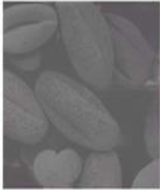
#> input picture codes/ex1_1.png, 160 x 190 px, shrunk from 195 x 232 before the run
$ python Exp-7.py
#> lines starting #> are read from the running program, lines starting #| are printed output that depends on the picture; after the words box and inside, x2 and y2 are one past the last pixel; in counts of white or black regions, pixels touching at a corner belong together
import cv2
import numpy as np

# List of image filenames
image_filenames = ['ex1_1.png', 'ex1_2.png', 'ex1_3.png', 'ex1_4.png', 'ex1_5.png']

# Function to perform image negation
def image_negation(input_image):
    return 255 - input_image

# Function to perform image thresholding
def image_thresholding(input_image, threshold_value=127):
    _, thresholded_image = cv2.threshold(input_image, threshold_value, 255, cv2.THRESH_BINARY)
    return thresholded_image

# Function to perform image gamma correction
def image_gamma_correction(input_image, gamma=0.6):
    # Normalize, apply gamma, then scale back to [0,255]
    normalized = input_image / 255.0
    gamma_corrected = np.power(normalized, gamma) * 255.0
    return np.uint8(gamma_corrected)

# Loop through all images and apply operations
for i, filename in enumerate(image_filenames, start=1):
    image = cv2.imread(filename, cv2.IMREAD_GRAYSCALE)
#> image: shape (190, 160); min 81, max 255, mean 111.4

    if image is None:
        print(f"Error: Could not open or find the image '{filename}'")
        continue

    # Apply operations
    negated = image_negation(image)
#> in image_negation, `return 255 - input_image`:
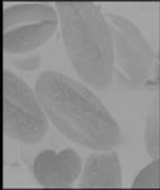
#> returned value: shape (190, 160); min 0, max 174, mean 143.6
    thresholded = image_thresholding(image)
#> in image_thresholding, `_, thresholded_image = cv2.threshold(input_image, threshold_value, 255..`:
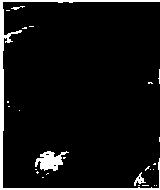
#> thresholded_image: shape (190, 160); 6.5% white; 26 white regions (22 under 20 px), largest, box (x1, y1, x2, y2) and area: (0, 0, 160, 190) 1426, (35, 151, 69, 171) 376, (134, 172, 146, 186) 64, (11, 6, 25, 10) 24
    gamma_corrected = image_gamma_correction(image)
#> in image_gamma_correction, `gamma_corrected = np.power(normalized, gamma) * 255.0`:
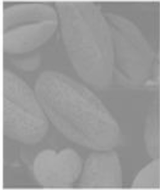
#> gamma_corrected: shape (190, 160) float64; min 128.1, max 255, mean 154.5

    # Display the results
    cv2.imshow(f'Original Image {i}', image)
    cv2.imshow(f'Negated Image {i}', negated)
    cv2.imshow(f'Thresholded Image {i}', thresholded)
    cv2.imshow(f'Gamma Corrected Image {i}', gamma_corrected)
#> pass 2 of the loop `for i, filename in enumerate(image_filenames, start=1):`:
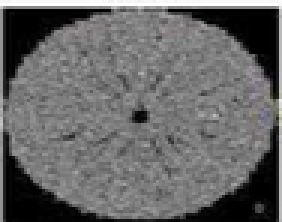
#> input picture codes/ex1_2.png, 94 x 74 px, shrunk from 114 x 90 before the run (shown 3 times larger)
#> image: shape (74, 94)
#> in image_thresholding (call 2), `_, thresholded_image = cv2.threshold(input_image, threshold_value, 255..`:
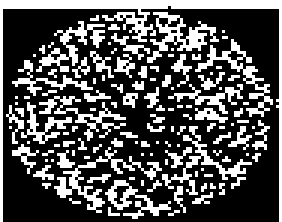
#> thresholded_image: shape (74, 94) (shown 3 times larger); 32.1% white in thin lines or dots
#> normalized: shape (74, 94) float64
#> in image_gamma_correction (call 2), `gamma_corrected = np.power(normalized, gamma) * 255.0`:
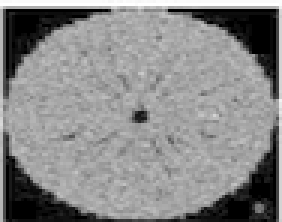
#> gamma_corrected: shape (74, 94) float64 (shown 3 times larger); min 0, max 255, mean 136.5
#> pass 3 of the loop `for i, filename in enumerate(image_filenames, start=1):`:
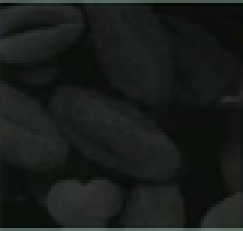
#> input picture codes/ex1_3.png, 81 x 77 px, shrunk from 99 x 94 before the run (shown 3 times larger)
#> image: shape (77, 81)
#> in image_negation (call 3), `return 255 - input_image`:
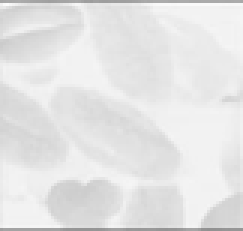
#> returned value: shape (77, 81) (shown 3 times larger); min 145, max 252, mean 228.5
#> thresholded_image: shape (77, 81); every value is 0
#> normalized: shape (77, 81) float64
#> in image_gamma_correction (call 3), `gamma_corrected = np.power(normalized, gamma) * 255.0`:
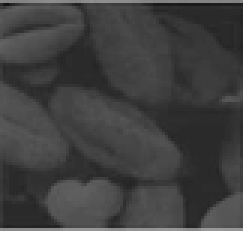
#> gamma_corrected: shape (77, 81) float64 (shown 3 times larger); min 17.74, max 154, mean 63.8
#> the loop made 5 passes; the first 3 are shown

# Wait for a key press and close all windows
cv2.waitKey(0)
cv2.destroyAllWindows()
